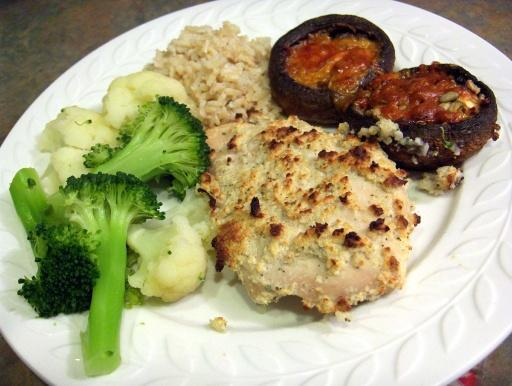
#> input picture input/00000022.jpg, 512 x 386 px
$ python superpixel.py --image ../input/00000022.jpg
#> lines starting #> are read from the running program, lines starting #| are printed output that depends on the picture
import os
import argparse
import numpy as np
from PIL import Image
import matplotlib.pyplot as plt
from skimage.segmentation import slic, mark_boundaries

def main():
    parser = argparse.ArgumentParser(description="Visualize SLIC Superpixels")
    parser.add_argument("--image", required=True, help="Path to input image")
    parser.add_argument("--n_segments", type=int, default=200, help="Number of superpixels")
    parser.add_argument("--compactness", type=float, default=10.0, help="SLIC compactness")
    parser.add_argument("--out_dir", default="visualize_output")
    args = parser.parse_args()

    os.makedirs(args.out_dir, exist_ok=True)

    if not os.path.exists(args.image):
        print(f"Error: {args.image} not found.")
        return

    # Load image
    image = Image.open(args.image).convert("RGB")
#> image is the input picture: PIL image 512x386 RGB; mean R, G, B 171, 164.2, 127.7
    image_np = np.array(image)

    # Run SLIC
    print(f"Running SLIC with {args.n_segments} segments...")
    segments = slic(image_np, n_segments=args.n_segments, compactness=args.compactness,
                    start_label=0, channel_axis=2)
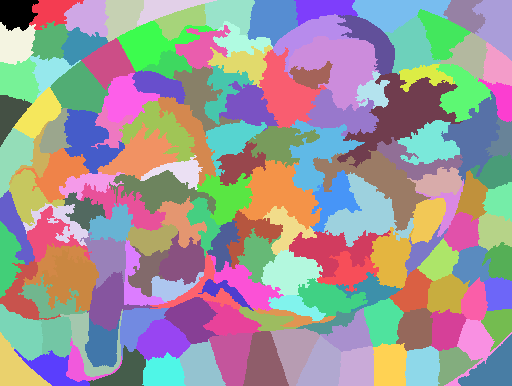
#> segments: shape (386, 512) int64; 154 distinct labels, from 0 to 153; one colour per label, 0 black

    # Draw boundaries
    out_image = mark_boundaries(image_np, segments, color=(1, 1, 0)) # Yellow boundaries
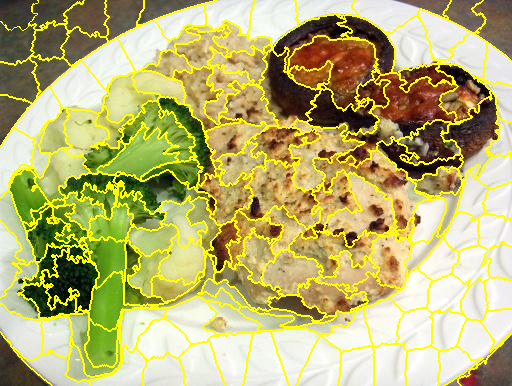
#> out_image: shape (386, 512, 3) float64; mean R, G, B 0.724, 0.7, 0.436

    # Save
    basename = os.path.basename(args.image)
    out_path = os.path.join(args.out_dir, f"superpixel_{basename}")
    plt.imsave(out_path, out_image)
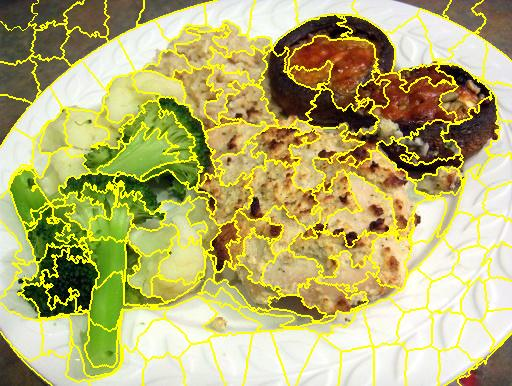
#> saved as superpixel_00000022.jpg: shape (386, 512, 3); mean R, G, B 184.2, 178.2, 113.2

    print(f"Saved superpixel visualization to {out_path}")

if __name__ == "__main__":
    main()

$ run again, on input/00000040.jpg
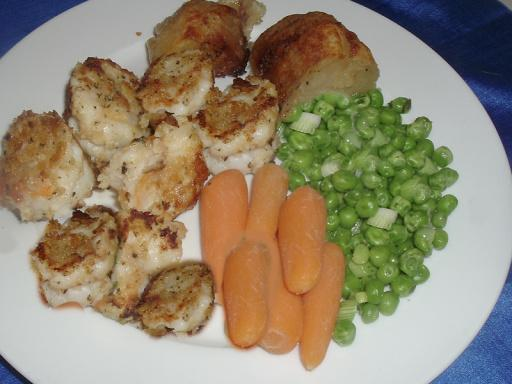
#> input picture input/00000040.jpg, 512 x 384 px
#> in main, image is the input picture: PIL image 512x384 RGB; mean R, G, B 148.4, 136.2, 112.3
#> in main, `segments = slic(image_np, n_segments=args.n_segments, compactness=args..`:
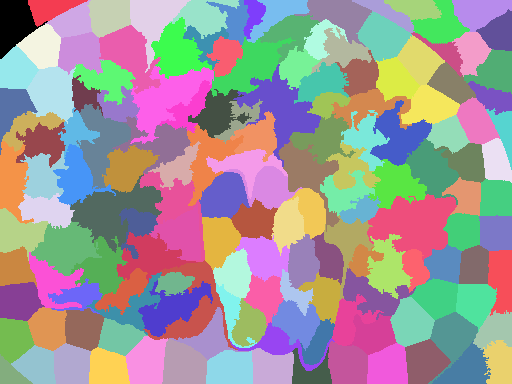
#> segments: shape (384, 512) int64; 152 distinct labels, from 0 to 151; one colour per label, 0 black
#> in main, `plt.imsave(out_path, out_image)`:
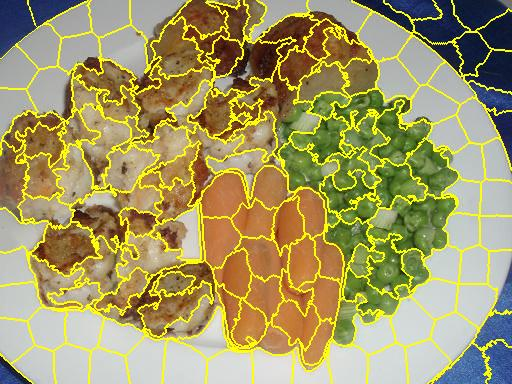
#> saved as superpixel_00000040.jpg: shape (384, 512, 3); mean R, G, B 163.4, 153.7, 100.5
